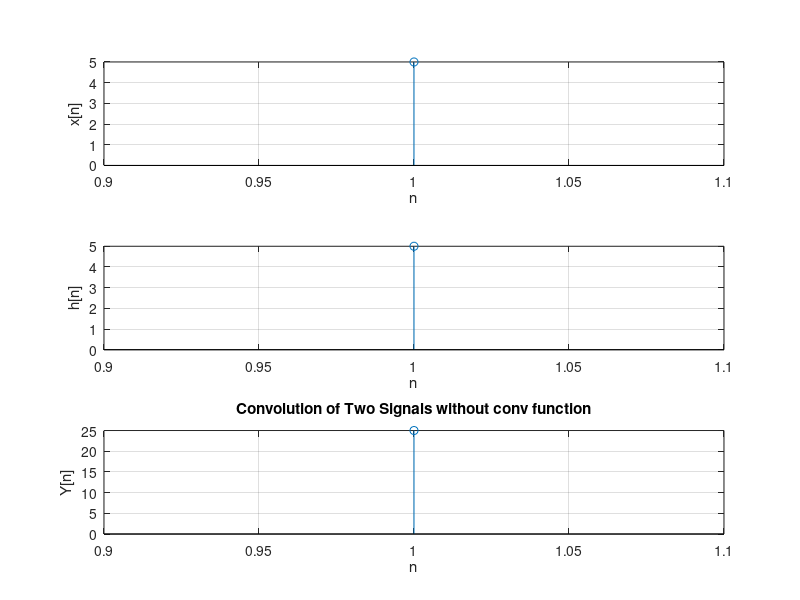

MATLAB code for this plot:
x = input('Enter the sequence 1: ');
h = input('Enter the sequence 2: ');

% Convolution
m = length(x);
n = length(h);
X = [x, zeros(1, n)];  % zero-padding
H = [h, zeros(1, m)];

Y = zeros(1, m+n-1);   % preallocate output

for i = 1:m+n-1
    for j = 1:m
        if (i-j+1 > 0) && (i-j+1 <= n+m)
            Y(i) = Y(i) + X(j) * H(i-j+1);
        end
    end
end

% Plot results
figure;
subplot(3,1,1); stem(x);
xlabel('n'); ylabel('x[n]'); grid on;

subplot(3,1,2); stem(h);
xlabel('n'); ylabel('h[n]'); grid on;

subplot(3,1,3); stem(Y);
xlabel('n'); ylabel('Y[n]'); grid on;
title('Convolution of Two Signals without conv function');
